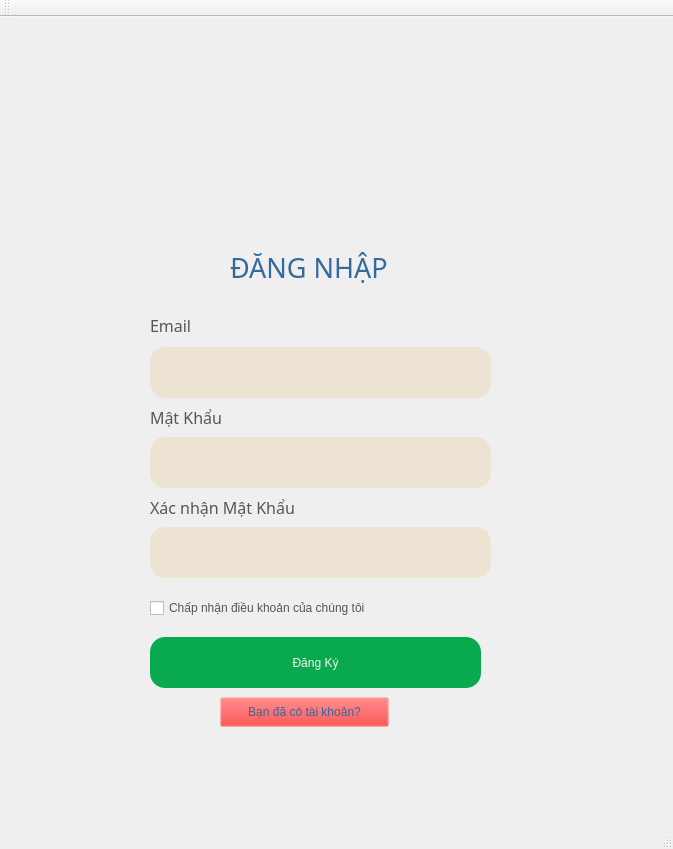
<?xml version="1.0" encoding="UTF-8"?>
<ui version="4.0">
 <class>MainWindow</class>
 <widget class="QMainWindow" name="MainWindow">
  <property name="geometry">
   <rect>
    <x>0</x>
    <y>0</y>
    <width>673</width>
    <height>849</height>
   </rect>
  </property>
  <property name="windowTitle">
   <string>MainWindow</string>
  </property>
  <widget class="QWidget" name="centralwidget">
   <widget class="QLabel" name="label_3">
    <property name="geometry">
     <rect>
      <x>150</x>
      <y>300</y>
      <width>71</width>
      <height>16</height>
     </rect>
    </property>
    <property name="font">
     <font>
      <family>Bahnschrift</family>
      <pointsize>12</pointsize>
      <weight>50</weight>
      <italic>false</italic>
      <bold>false</bold>
     </font>
    </property>
    <property name="styleSheet">
     <string notr="true">font: 12pt &quot;Bahnschrift&quot;;
color: #575556;</string>
    </property>
    <property name="text">
     <string>Email</string>
    </property>
   </widget>
   <widget class="QLabel" name="label">
    <property name="geometry">
     <rect>
      <x>200</x>
      <y>20</y>
      <width>251</width>
      <height>201</height>
     </rect>
    </property>
    <property name="text">
     <string/>
    </property>
    <property name="pixmap">
     <pixmap>../images/pngtree-avatar-icon-profile-icon-member-login-vector-isolated-png-image_1978396-removebg-preview (2).png</pixmap>
    </property>
    <property name="scaledContents">
     <bool>true</bool>
    </property>
   </widget>
   <widget class="QLabel" name="label_2">
    <property name="geometry">
     <rect>
      <x>230</x>
      <y>230</y>
      <width>221</width>
      <height>41</height>
     </rect>
    </property>
    <property name="font">
     <font>
      <family>Bahnschrift</family>
      <pointsize>20</pointsize>
      <weight>50</weight>
      <italic>false</italic>
      <bold>false</bold>
     </font>
    </property>
    <property name="styleSheet">
     <string notr="true">color: #356a9c;
font: 20pt &quot;Bahnschrift&quot;;</string>
    </property>
    <property name="text">
     <string>ĐĂNG NHẬP</string>
    </property>
   </widget>
   <widget class="QLineEdit" name="txtEmail">
    <property name="geometry">
     <rect>
      <x>150</x>
      <y>330</y>
      <width>341</width>
      <height>51</height>
     </rect>
    </property>
    <property name="styleSheet">
     <string notr="true">background-color: #ECE3D2;
color: #356A9C;
font: 12pt &quot;Segoe UI&quot;;
border-radius: 15px;
padding-left: 5px;</string>
    </property>
   </widget>
   <widget class="QPushButton" name="btnRegister">
    <property name="geometry">
     <rect>
      <x>150</x>
      <y>620</y>
      <width>331</width>
      <height>51</height>
     </rect>
    </property>
    <property name="styleSheet">
     <string notr="true">border-radius: 15px;
font: 600 16pt &quot;Bahnschrift&quot;;
background-color: #09a94e;
color: #F8F2EC;

</string>
    </property>
    <property name="text">
     <string>Đăng Ký</string>
    </property>
   </widget>
   <widget class="QLineEdit" name="txtPassword">
    <property name="geometry">
     <rect>
      <x>150</x>
      <y>510</y>
      <width>341</width>
      <height>51</height>
     </rect>
    </property>
    <property name="styleSheet">
     <string notr="true">background-color: #ECE3D2;
color: #356A9C;
font: 12pt &quot;Segoe UI&quot;;
border-radius: 15px;
padding-left: 5px;</string>
    </property>
   </widget>
   <widget class="QLabel" name="label_4">
    <property name="geometry">
     <rect>
      <x>150</x>
      <y>480</y>
      <width>161</width>
      <height>21</height>
     </rect>
    </property>
    <property name="font">
     <font>
      <family>Bahnschrift</family>
      <pointsize>12</pointsize>
      <weight>50</weight>
      <italic>false</italic>
      <bold>false</bold>
     </font>
    </property>
    <property name="styleSheet">
     <string notr="true">font: 12pt &quot;Bahnschrift&quot;;
color: #575556;</string>
    </property>
    <property name="text">
     <string>Xác nhận Mật Khẩu</string>
    </property>
   </widget>
   <widget class="QLabel" name="label_5">
    <property name="geometry">
     <rect>
      <x>150</x>
      <y>390</y>
      <width>161</width>
      <height>21</height>
     </rect>
    </property>
    <property name="font">
     <font>
      <family>Bahnschrift</family>
      <pointsize>12</pointsize>
      <weight>50</weight>
      <italic>false</italic>
      <bold>false</bold>
     </font>
    </property>
    <property name="styleSheet">
     <string notr="true">font: 12pt &quot;Bahnschrift&quot;;
color: #575556;</string>
    </property>
    <property name="text">
     <string>Mật Khẩu</string>
    </property>
   </widget>
   <widget class="QLineEdit" name="txtPassword_2">
    <property name="geometry">
     <rect>
      <x>150</x>
      <y>420</y>
      <width>341</width>
      <height>51</height>
     </rect>
    </property>
    <property name="styleSheet">
     <string notr="true">background-color: #ECE3D2;
color: #356A9C;
font: 12pt &quot;Segoe UI&quot;;
border-radius: 15px;
padding-left: 5px;</string>
    </property>
   </widget>
   <widget class="QCheckBox" name="checkBox">
    <property name="geometry">
     <rect>
      <x>150</x>
      <y>580</y>
      <width>479</width>
      <height>22</height>
     </rect>
    </property>
    <property name="cursor">
     <cursorShape>PointingHandCursor</cursorShape>
    </property>
    <property name="styleSheet">
     <string notr="true">font: 9pt &quot;Bahnschrift&quot;;
color: #575556;</string>
    </property>
    <property name="text">
     <string>Chấp nhận điều khoản của chúng tôi</string>
    </property>
   </widget>
   <widget class="QPushButton" name="btnLogin">
    <property name="geometry">
     <rect>
      <x>220</x>
      <y>680</y>
      <width>169</width>
      <height>30</height>
     </rect>
    </property>
    <property name="minimumSize">
     <size>
      <width>52</width>
      <height>30</height>
     </size>
    </property>
    <property name="maximumSize">
     <size>
      <width>200</width>
      <height>30</height>
     </size>
    </property>
    <property name="cursor">
     <cursorShape>PointingHandCursor</cursorShape>
    </property>
    <property name="styleSheet">
     <string notr="true">font: 12pt &quot;Bahnschrift&quot;;
color: #356a9c;
background-color: rgba(255, 0, 0, 0);
</string>
    </property>
    <property name="text">
     <string>Bạn đã có tài khoản?</string>
    </property>
   </widget>
  </widget>
  <widget class="QMenuBar" name="menubar">
   <property name="geometry">
    <rect>
     <x>0</x>
     <y>0</y>
     <width>673</width>
     <height>26</height>
    </rect>
   </property>
  </widget>
  <widget class="QStatusBar" name="statusbar"/>
  <widget class="QToolBar" name="toolBar">
   <property name="windowTitle">
    <string>toolBar</string>
   </property>
   <attribute name="toolBarArea">
    <enum>TopToolBarArea</enum>
   </attribute>
   <attribute name="toolBarBreak">
    <bool>false</bool>
   </attribute>
  </widget>
 </widget>
 <resources/>
 <connections/>
</ui>
